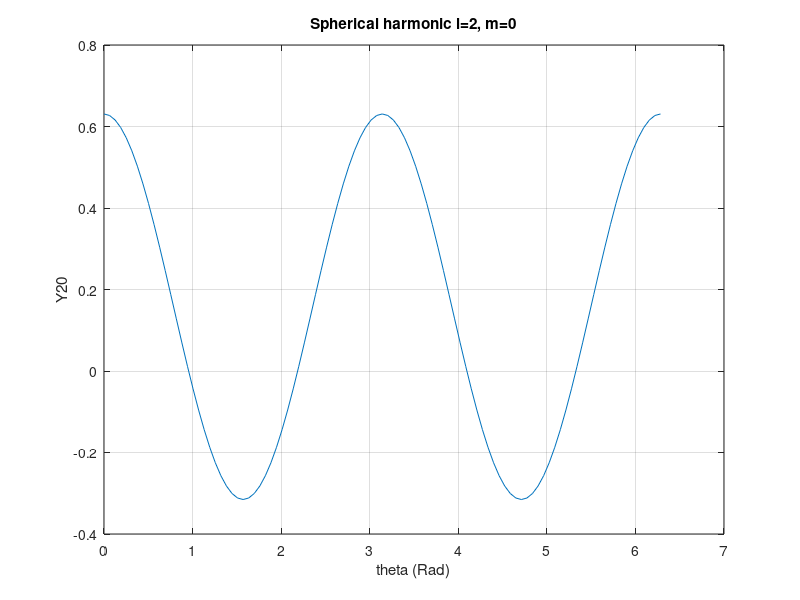
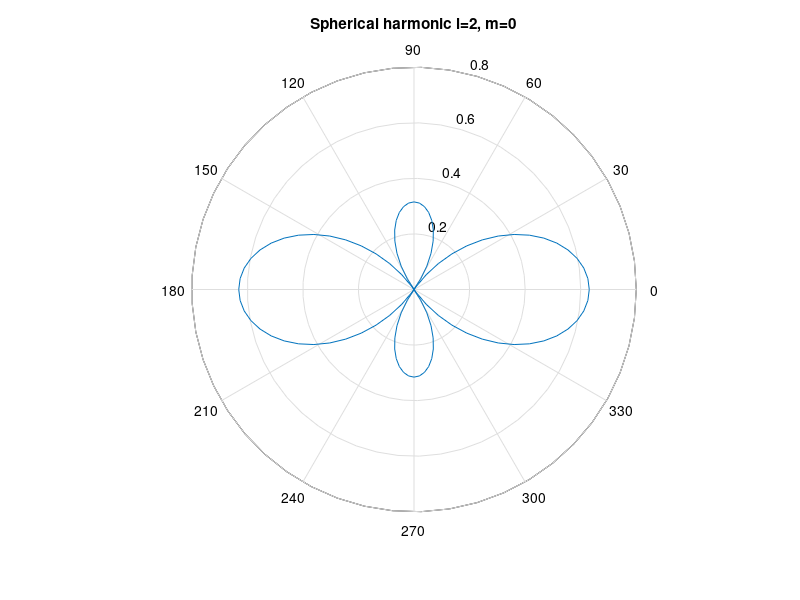

Reproduce these figures in MATLAB, in order.
%l=2, m=0 spherical harmonic
theta=0:pi/50:2*pi;
Y20=(5/(16*pi))^(1/2)*(3*cos(theta).^2-1);
figure(1)
plot(theta,Y20)
grid on
xlabel('theta (Rad)')
ylabel('Y20')
title('Spherical harmonic l=2, m=0')
figure(5)
polar(theta,Y20)
grid on
xlabel('theta (Rad) [angle]')
ylabel('Y20 [distance from centre]')
title('Spherical harmonic l=2, m=0')

